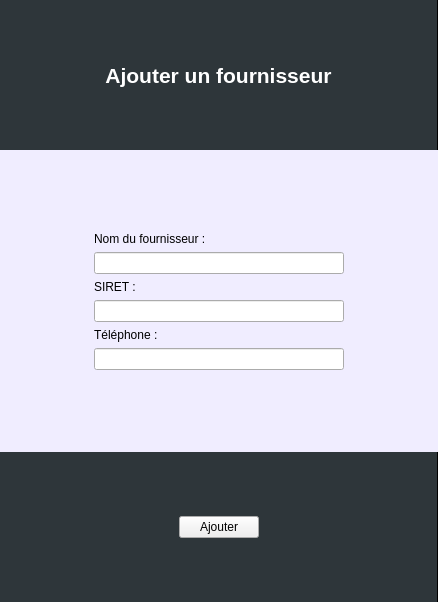
<?xml version="1.0" encoding="UTF-8"?>
<ui version="4.0">
 <class>add_vendor</class>
 <widget class="QWidget" name="add_vendor">
  <property name="geometry">
   <rect>
    <x>0</x>
    <y>0</y>
    <width>438</width>
    <height>602</height>
   </rect>
  </property>
  <property name="windowTitle">
   <string>Form</string>
  </property>
  <property name="styleSheet">
   <string notr="true">#add_vendor{
background: rgb(240, 237, 255);
border: none;
}</string>
  </property>
  <layout class="QGridLayout" name="gridLayout_3">
   <property name="leftMargin">
    <number>0</number>
   </property>
   <property name="topMargin">
    <number>0</number>
   </property>
   <property name="rightMargin">
    <number>0</number>
   </property>
   <property name="bottomMargin">
    <number>0</number>
   </property>
   <item row="0" column="0" colspan="4">
    <widget class="QFrame" name="frame">
     <property name="minimumSize">
      <size>
       <width>0</width>
       <height>150</height>
      </size>
     </property>
     <property name="styleSheet">
      <string notr="true">#frame {
background: rgb(46, 54, 58);
border: none;
border-right: 1px solid black;
}</string>
     </property>
     <property name="frameShape">
      <enum>QFrame::StyledPanel</enum>
     </property>
     <property name="frameShadow">
      <enum>QFrame::Raised</enum>
     </property>
     <layout class="QGridLayout" name="gridLayout">
      <item row="0" column="0">
       <widget class="QLabel" name="label_4">
        <property name="font">
         <font>
          <pointsize>16</pointsize>
          <weight>75</weight>
          <bold>true</bold>
         </font>
        </property>
        <property name="styleSheet">
         <string notr="true">QLabel {
	color: rgb(255, 255, 255);
}</string>
        </property>
        <property name="text">
         <string>Ajouter un fournisseur</string>
        </property>
        <property name="alignment">
         <set>Qt::AlignCenter</set>
        </property>
       </widget>
      </item>
     </layout>
    </widget>
   </item>
   <item row="1" column="2">
    <spacer name="verticalSpacer_2">
     <property name="orientation">
      <enum>Qt::Vertical</enum>
     </property>
     <property name="sizeHint" stdset="0">
      <size>
       <width>20</width>
       <height>41</height>
      </size>
     </property>
    </spacer>
   </item>
   <item row="2" column="1" colspan="2">
    <widget class="QLabel" name="label">
     <property name="styleSheet">
      <string notr="true">color:rgb(0,0,0);</string>
     </property>
     <property name="text">
      <string>Nom du fournisseur :</string>
     </property>
    </widget>
   </item>
   <item row="3" column="1" colspan="2">
    <widget class="QLineEdit" name="lineEdit_name"/>
   </item>
   <item row="4" column="0" rowspan="2">
    <spacer name="horizontalSpacer_3">
     <property name="orientation">
      <enum>Qt::Horizontal</enum>
     </property>
     <property name="sizeHint" stdset="0">
      <size>
       <width>81</width>
       <height>20</height>
      </size>
     </property>
    </spacer>
   </item>
   <item row="4" column="1">
    <widget class="QLabel" name="label_2">
     <property name="styleSheet">
      <string notr="true">color:rgb(0,0,0);</string>
     </property>
     <property name="text">
      <string>SIRET :</string>
     </property>
    </widget>
   </item>
   <item row="5" column="1" colspan="2">
    <widget class="QLineEdit" name="lineEdit_siret">
     <property name="minimumSize">
      <size>
       <width>250</width>
       <height>0</height>
      </size>
     </property>
     <property name="inputMask">
      <string>99999999999999</string>
     </property>
     <property name="maxLength">
      <number>14</number>
     </property>
    </widget>
   </item>
   <item row="5" column="3">
    <spacer name="horizontalSpacer_4">
     <property name="orientation">
      <enum>Qt::Horizontal</enum>
     </property>
     <property name="sizeHint" stdset="0">
      <size>
       <width>81</width>
       <height>20</height>
      </size>
     </property>
    </spacer>
   </item>
   <item row="6" column="1">
    <widget class="QLabel" name="label_3">
     <property name="styleSheet">
      <string notr="true">color:rgb(0,0,0);</string>
     </property>
     <property name="text">
      <string>Téléphone :</string>
     </property>
    </widget>
   </item>
   <item row="7" column="1" colspan="2">
    <widget class="QLineEdit" name="lineEdit_phone">
     <property name="text">
      <string/>
     </property>
     <property name="maxLength">
      <number>10</number>
     </property>
    </widget>
   </item>
   <item row="8" column="2">
    <spacer name="verticalSpacer">
     <property name="orientation">
      <enum>Qt::Vertical</enum>
     </property>
     <property name="sizeHint" stdset="0">
      <size>
       <width>20</width>
       <height>40</height>
      </size>
     </property>
    </spacer>
   </item>
   <item row="9" column="0" colspan="4">
    <widget class="QFrame" name="frame_2">
     <property name="minimumSize">
      <size>
       <width>0</width>
       <height>150</height>
      </size>
     </property>
     <property name="styleSheet">
      <string notr="true">#frame_2 {
background: rgb(46, 54, 58);
border: none;
border-right: 1px solid black;
}</string>
     </property>
     <property name="frameShape">
      <enum>QFrame::StyledPanel</enum>
     </property>
     <property name="frameShadow">
      <enum>QFrame::Raised</enum>
     </property>
     <layout class="QGridLayout" name="gridLayout_2">
      <item row="0" column="0">
       <spacer name="horizontalSpacer">
        <property name="orientation">
         <enum>Qt::Horizontal</enum>
        </property>
        <property name="sizeHint" stdset="0">
         <size>
          <width>153</width>
          <height>20</height>
         </size>
        </property>
       </spacer>
      </item>
      <item row="0" column="1">
       <widget class="QPushButton" name="pushButton_add">
        <property name="text">
         <string>Ajouter</string>
        </property>
        <property name="shortcut">
         <string>Return</string>
        </property>
        <property name="flat">
         <bool>false</bool>
        </property>
       </widget>
      </item>
      <item row="0" column="2">
       <spacer name="horizontalSpacer_2">
        <property name="orientation">
         <enum>Qt::Horizontal</enum>
        </property>
        <property name="sizeHint" stdset="0">
         <size>
          <width>152</width>
          <height>20</height>
         </size>
        </property>
       </spacer>
      </item>
     </layout>
    </widget>
   </item>
  </layout>
 </widget>
 <resources/>
 <connections/>
</ui>
